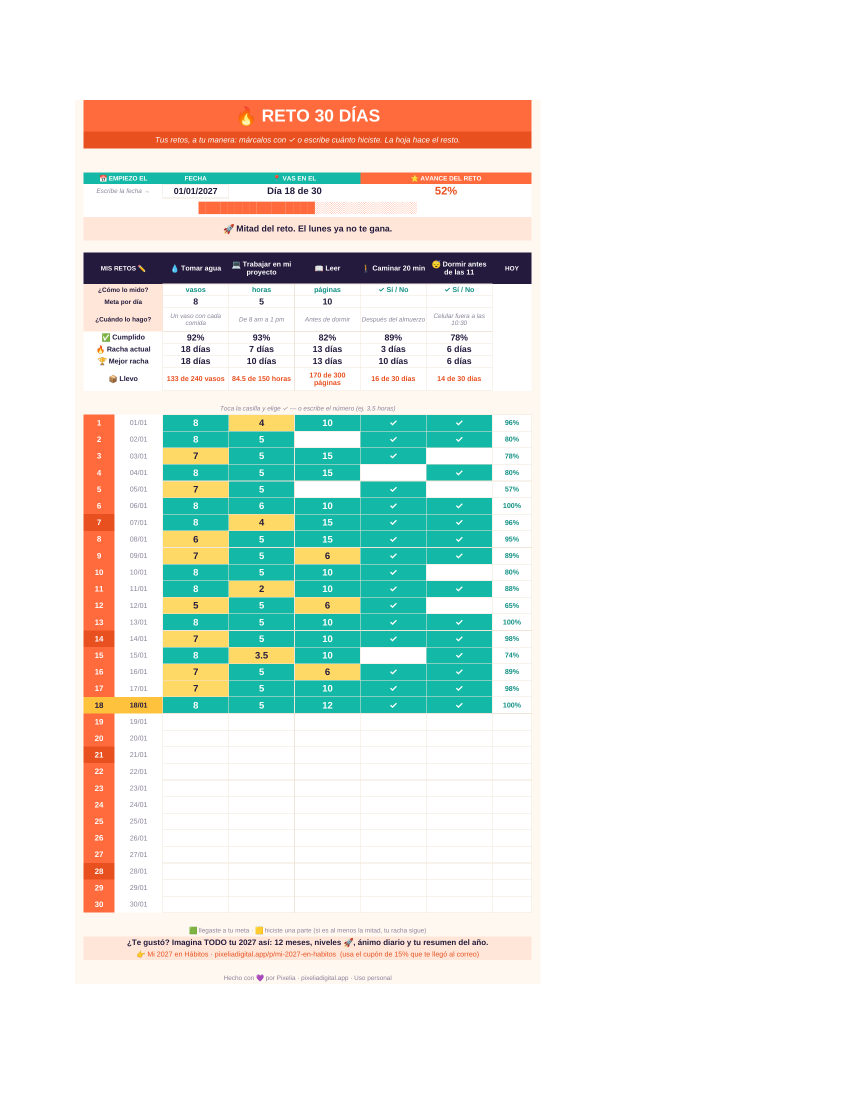
#> input picture herramientas/reto30/capturas/lleno.png, 1700 x 2200 px (shown at 1/2 size)
$ python reel.py capturas/lleno.png
#> lines starting #> are read from the running program, lines starting #| are printed output that depends on the picture
"""Reel del regalo "Reto 30 Días" (fórmula de Diego: molestia → "ya no tienes que hacer esto" → magia → gratis).
Usa las capturas de capturas/ (las hace capturar.sh con LibreOffice) y las letras de fonts/ (Inter, OFL), así corre
igual en la sesión de Claude que en el contenedor del estudio.
  python3 reel.py salida.mp4 [--dur 3.4,1.6,7.2,3.8] [--audio audio.wav] [--poster poster.jpg]
--dur = segundos de cada escena (molestia, "ya no tienes que…", la hoja, gratis); voz.py los ajusta a la voz."""
import sys, json, subprocess, shutil, tempfile, pathlib
from PIL import Image, ImageDraw, ImageFont

HERE = pathlib.Path(__file__).resolve().parent
def arg(name, default=None):
    return sys.argv[sys.argv.index(name) + 1] if name in sys.argv else default
W, H, FPS = 1080, 1920, 24
F = lambda s, w="Bold": ImageFont.truetype(str(HERE / "fonts" / f"Inter-{w}.otf"), int(s))
ORANGE, PINK, INK, TEAL, YEL = (255, 107, 61), (255, 79, 163), (35, 26, 61), (20, 184, 166), (255, 217, 102)
PEACH_T = (255, 177, 153)

HOOK = ("¿Anotas tus metas", "y a la semana", "ya ni te acuerdas?")
LIBRETA_T = "Metas de esta semana"
LIBRETA = ["Ir al gym", "Trabajar 5 horas en lo mío", "Leer 10 páginas", "Ahorrar", "Dormir temprano"]
SELLO = ("OLVIDADO", "a los 5 días")

# ---------- geometría de la hoja (se detecta sola en la captura vacía) ----------
lleno = Image.open(HERE / "capturas" / "lleno.png").convert("RGB")
#> lleno is the input picture: PIL image 1700x2200 RGB; mean R, G, B 232.2, 236.5, 230.7
vacio = Image.open(HERE / "capturas" / "vacio.png").convert("RGB")
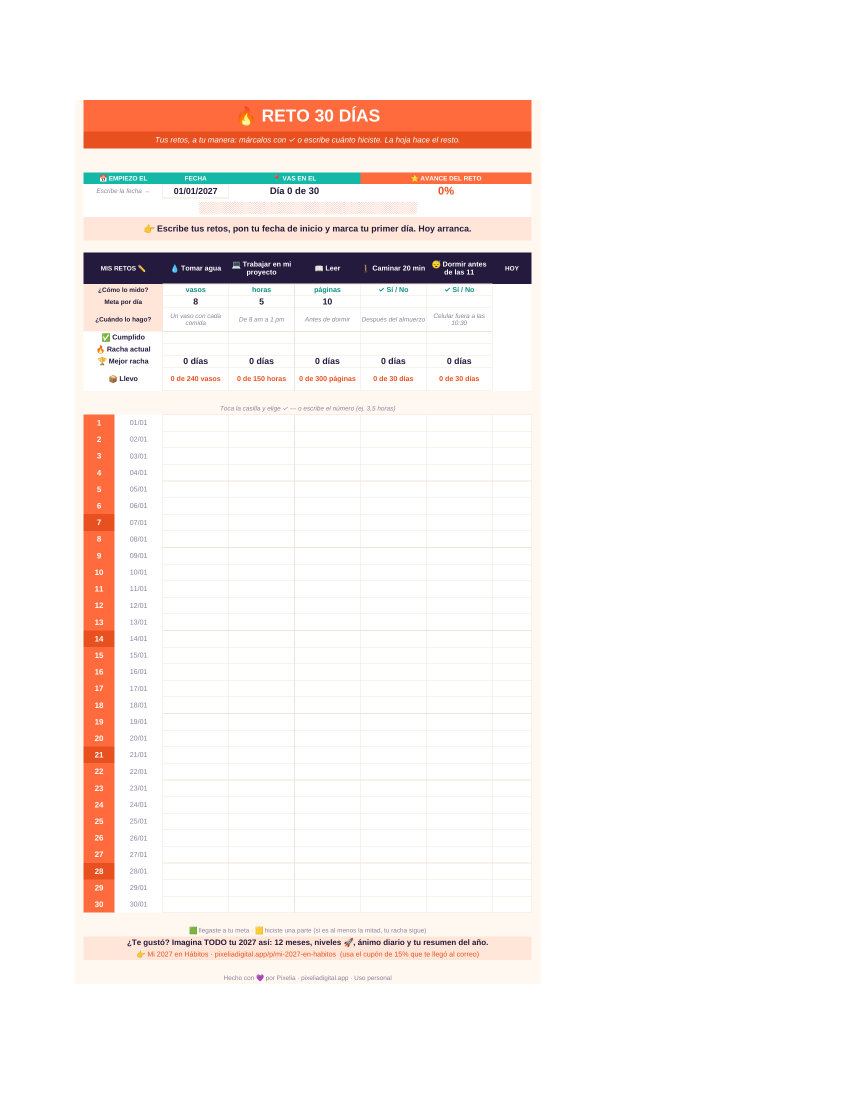
#> input picture herramientas/reto30/capturas/vacio.png, 1700 x 2200 px (shown at 1/2 size)
#> vacio is the input picture: PIL image 1700x2200 RGB; mean R, G, B 249.8, 242.8, 240.4
DATOS = json.load(open(HERE / "capturas" / "datos.json"))
#> (reads herramientas/reto30/capturas/datos.json from the repository)
def es(p, c, tol=30): return all(abs(a - b) <= tol for a, b in zip(p, c))
Wd, Hd = vacio.size
#> Wd = 1700; Hd = 2200
XB = next(x for x in range(Wd // 20, Wd // 2) if es(vacio.getpixel((x, int(Hd * 0.6))), ORANGE))  # columna de los días
#> XB = 167
X0 = XB - 4
#> X0 = 163
X1 = max(x for x in range(Wd // 2, Wd) if vacio.getpixel((x, int(Hd * 0.6)))[0] < 252 or vacio.getpixel((x, int(Hd * 0.6)))[2] < 252) + 4
#> X1 = 1084
col_or = [y for y in range(int(Hd * 0.35), Hd) if es(vacio.getpixel((XB + 6, y)), ORANGE) or es(vacio.getpixel((XB + 6, y)), (232, 80, 31))]
#> col_or = 996 values from 829 to 1824
DAY0, DAYN = col_or[0], col_or[-1] + 1      # primer y último píxel de los 30 días
#> DAY0 = 829; DAYN = 1825
ROW = (DAYN - DAY0) / 30
#> ROW = 33.2
ink = [y for y in range(int(Hd * 0.2), DAY0) if es(vacio.getpixel((XB + 6, y)), INK, 12)]
#> ink = 63 values from 505 to 567
HDR = (ink[0], DAY0 - int(ROW * 1.1))       # desde "MIS RETOS" hasta antes de la línea de ayuda (incluye ¿cómo lo mido?, meta, totales)
#> HDR = (505, 793)

def tira(img):
    a = img.crop((X0, HDR[0], X1, HDR[1])); b = img.crop((X0, DAY0, X1, DAYN))
    s = Image.new("RGB", (X1 - X0, a.height + b.height), "white"); s.paste(a, (0, 0)); s.paste(b, (0, a.height)); return s, a.height
#> after `s = Image.new('RGB', (X1 - X0, a.height + b.height), 'white')`: s: PIL image 921x1284 RGB; every value is 255
#> after `s.paste(b, (0, a.height))`:
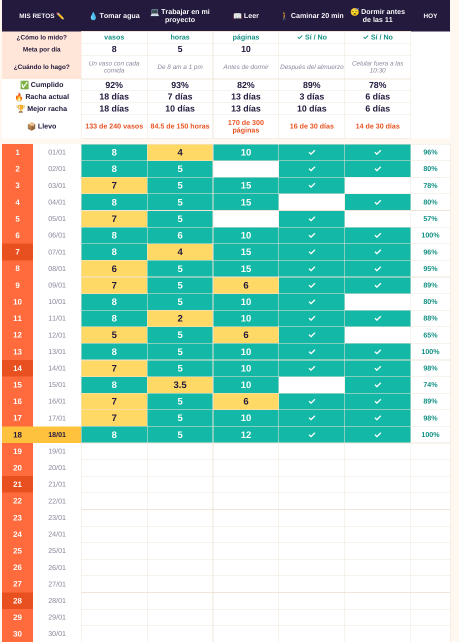
#> s: PIL image 921x1284 RGB (shown at 1/2 size); mean R, G, B 187.2, 214.5, 202.4
full, hh = tira(lleno); empty, _ = tira(vacio)
#> after `full, hh = tira(lleno)`: hh = 288
#> in tira (call 2), `a = img.crop((X0, HDR[0], X1, HDR[1]))`:
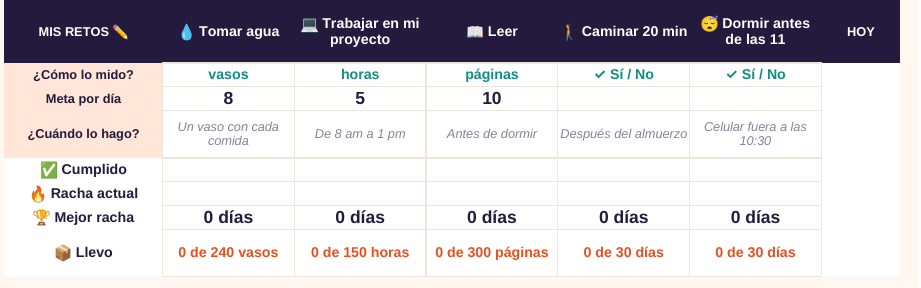
#> a: PIL image 921x288 RGB; mean R, G, B 205.9, 201.2, 206.4
#> in tira (call 2), `b = img.crop((X0, DAY0, X1, DAYN))`:
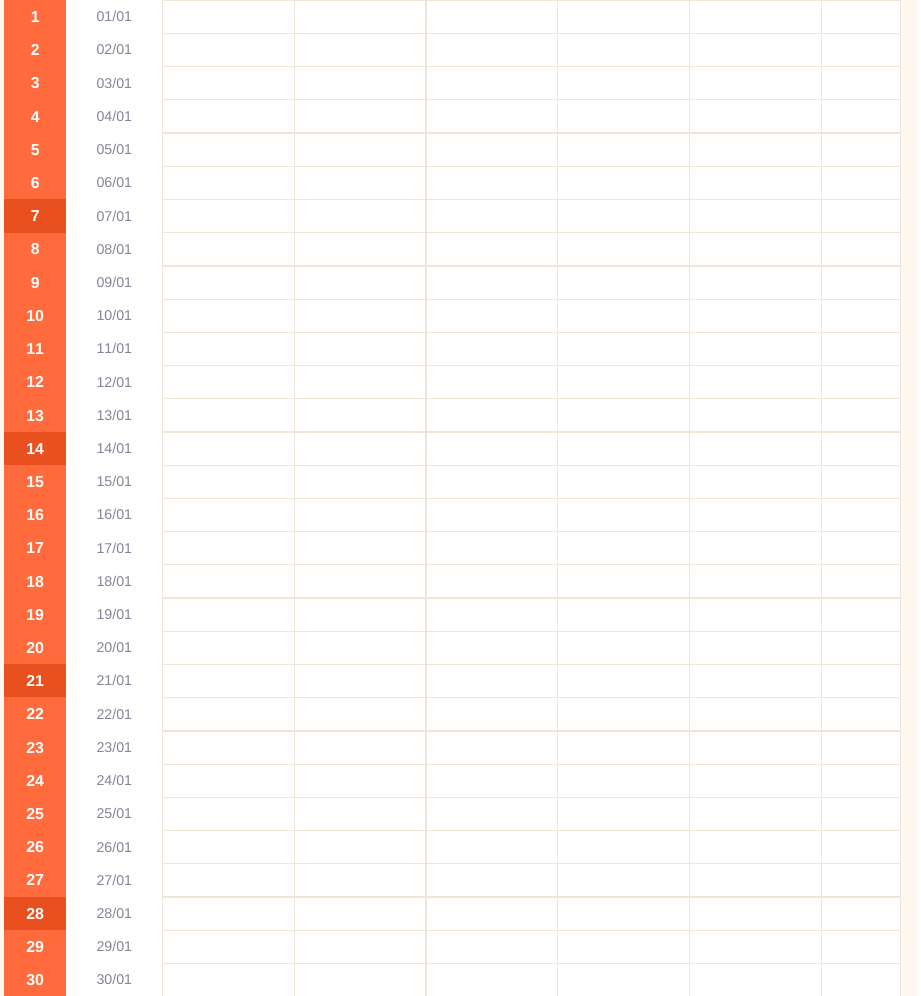
#> b: PIL image 921x996 RGB; mean R, G, B 253.9, 243.5, 240
#> in tira (call 2), `s.paste(b, (0, a.height))`:
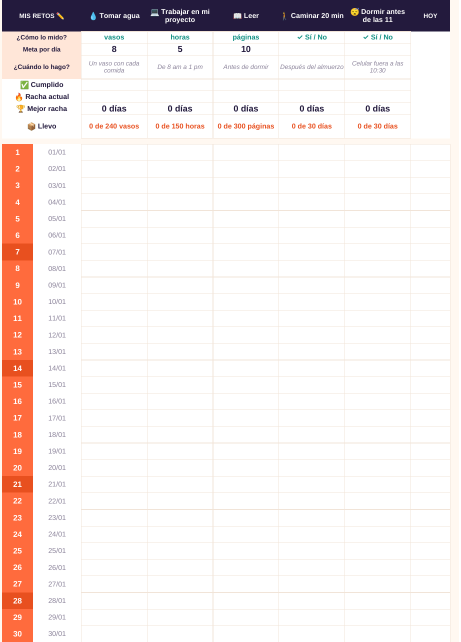
#> s: PIL image 921x1284 RGB (shown at 1/2 size); mean R, G, B 243.1, 234, 232.5
# arriba de la tira: el resumen del vacío (sin totales) hasta que termine de llenarse
SC = 1000 / full.width
#> SC = 1.09
full = full.resize((1000, round(full.height * SC)), Image.LANCZOS); empty = empty.resize(full.size, Image.LANCZOS)
#> after `full = full.resize((1000, round(full.height * SC)), Image.LANCZOS)`:
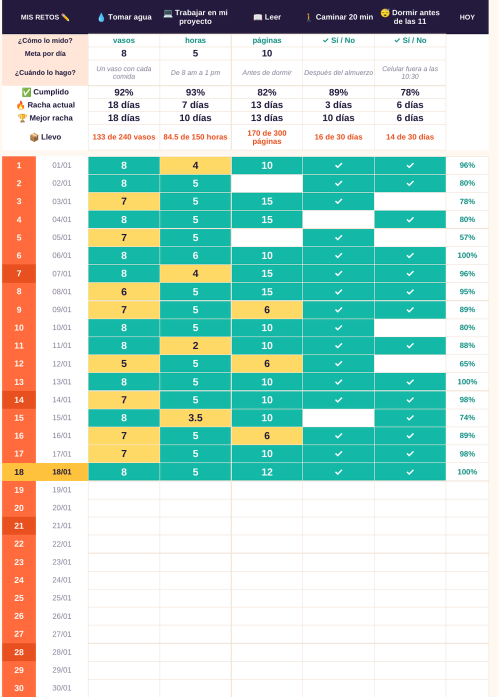
#> full: PIL image 1000x1394 RGB (shown at 1/2 size); mean R, G, B 187, 214.3, 202.1
HH = round(hh * SC)
#> HH = 313
fila_y = lambda n: HH + round((n - 1) * ROW * SC)   # y de arriba de la fila del día n
DIAS = len(DATOS)

def ease(x): x = max(0.0, min(1.0, x)); return 1 - (1 - x) ** 3
def bg(g):
    for y in range(0, H, 4):
        k = y / H; g.rectangle([0, y, W, y + 4], fill=(int(20 + 30 * k), int(14 + 6 * k), int(36 + 40 * k)))
def center(g, y, txt, f, fill, stroke=0, sc=None):
    g.text((W / 2, y), txt, font=f, fill=fill, anchor="mm", stroke_width=stroke, stroke_fill=sc)

def libreta(img, t, dim=0.0):
    g = ImageDraw.Draw(img)
    x0, y0, x1, y1 = 140, 600, 940, 1520
    g.rounded_rectangle([x0 + 14, y0 + 18, x1 + 14, y1 + 18], 26, fill=(10, 8, 20))
    g.rounded_rectangle([x0, y0, x1, y1], 26, fill=(252, 249, 236))
    for y in range(y0 + 160, y1 - 30, 100): g.line([(x0 + 30, y), (x1 - 30, y)], fill=(170, 200, 230), width=3)
    g.line([(x0 + 120, y0 + 20), (x0 + 120, y1 - 20)], fill=(240, 150, 150), width=3)
    for k in range(7): g.ellipse([x0 + 40, y0 + 80 + k * 130, x0 + 70, y0 + 110 + k * 130], fill=(40, 30, 60))
    g.text((x0 + 150, y0 + 70), LIBRETA_T, font=F(50, "BoldItalic"), fill=(30, 60, 140))
    fi = F(46, "MediumItalic")
    for i, it in enumerate(LIBRETA):
        y = y0 + 220 + i * 100
        g.text((x0 + 150, y), it, font=fi, fill=(30, 60, 140), anchor="lm")
        p = ease((t - 0.45 * D[0] - i * 0.2) / 0.35)   # tachado progresivo
        if p > 0:
            w = g.textlength(it, font=fi)
            g.line([(x0 + 140, y + 4), (x0 + 140 + (w + 30) * p, y - 6)], fill=(220, 40, 40), width=9)
    ts = 0.75 * D[0]
    if t > ts:  # sello
        a = ease((t - ts) / 0.25); s = 1.6 - 0.6 * a
        st = Image.new("RGBA", (620, 170), (0, 0, 0, 0)); sg = ImageDraw.Draw(st)
        sg.rounded_rectangle([6, 6, 614, 164], 18, outline=(220, 40, 40, int(255 * a)), width=10)
        sg.text((310, 62), SELLO[0], font=F(76, "Black"), fill=(220, 40, 40, int(255 * a)), anchor="mm")
        sg.text((310, 128), SELLO[1], font=F(40, "Bold"), fill=(220, 40, 40, int(255 * a)), anchor="mm")
        st = st.resize((int(620 * s), int(170 * s))).rotate(-12, expand=True)
        img.paste(st, (W // 2 - st.width // 2, 1210 - st.height // 2), st)
    if dim: img.paste(Image.new("RGB", img.size, (0, 0, 0)), (0, 0), Image.new("L", img.size, int(255 * dim)))

def frame(t):
    img = Image.new("RGB", (W, H)); g = ImageDraw.Draw(img); bg(g)
    t1, t2, t3 = D[0], D[0] + D[1], D[0] + D[1] + D[2]
    if t < t2:  # 1) la molestia + 2) "ya no tienes que hacer esto"
        libreta(img, t, dim=0.6 * ease((t - t1) / 0.3) if t > t1 else 0)
        g = ImageDraw.Draw(img)
        center(g, 200, HOOK[0], F(80, "Black"), "white")
        center(g, 300, HOOK[1], F(80, "Black"), "white")
        center(g, 400, HOOK[2], F(80, "Black"), PEACH_T)
        if t > t1:
            a = ease((t - t1) / 0.35); y = 1010 + int(60 * (1 - a))
            center(g, y - 70, "Ya no tienes que", F(96, "Black"), "white", 6, INK)
            center(g, y + 50, "hacer esto.", F(124, "Black"), ORANGE, 6, INK)
    elif t < t3:  # 3) la magia: la hoja se llena sola (con ✓ y con números)
        k = t - t2; dur = D[2]
        llenado = max(0.5, dur - 2.2)
        d = min(DIAS, int(max(0, k - 0.4) / llenado * DIAS) + (1 if k > 0.4 else 0))
        sheet = empty.copy()
        if d:
            sheet.paste(full.crop((0, HH, full.width, fila_y(d + 1))), (0, HH))
            if d >= DIAS: sheet.paste(full.crop((0, 0, full.width, HH)), (0, 0))   # al final aparecen los totales
        x = DATOS[d - 1] if d else {"dia": 0, "racha": 0, "pct": 0}
        center(g, 110, "Márcalo con ✓ o escribe cuánto hiciste", F(46, "Bold"), PEACH_T)
        cards = [("DÍA", f"{x['dia']} de 30", TEAL), ("RACHA", f"{x['racha']} días" if x["racha"] != 1 else "1 día", ORANGE), ("AVANCE", f"{x['pct']}%", PINK)]
        bw = 300
        for i, (lab, val, colr) in enumerate(cards):
            x0 = 60 + i * (bw + 30)
            g.rounded_rectangle([x0, 180, x0 + bw, 350], 28, fill="white")
            g.rounded_rectangle([x0, 180, x0 + bw, 234], 28, fill=colr); g.rectangle([x0, 208, x0 + bw, 234], fill=colr)
            g.text((x0 + bw / 2, 207), lab, font=F(30, "Bold"), fill="white", anchor="mm")
            g.text((x0 + bw / 2, 296), val, font=F(56, "Black"), fill=INK, anchor="mm")
        g.rounded_rectangle([60, 380, W - 60, 416], 18, outline=(255, 255, 255), width=3)
        if x["pct"]: g.rounded_rectangle([64, 384, 64 + int((W - 128) * x["pct"] / 100), 412], 16, fill=ORANGE)
        top = 450; vis = min(sheet.height, H - top - 30)
        card = Image.new("RGB", (sheet.width + 20, vis + 20), "white"); card.paste(sheet.crop((0, 0, sheet.width, vis)), (10, 10))
        img.paste(card, (W // 2 - card.width // 2, top))
        if k > llenado + 0.5:   # mensaje de la hoja
            a = ease((k - llenado - 0.5) / 0.35); s = 0.7 + 0.3 * a
            bwid, bh = int(940 * s), int(150 * s); bx = (W - bwid) // 2; by = 1600
            g.rounded_rectangle([bx, by, bx + bwid, by + bh], 40, fill=INK, outline=ORANGE, width=6)
            center(g, by + bh / 2 - 22 * s, "Mitad del reto.", F(52 * s, "Black"), "white")
            center(g, by + bh / 2 + 34 * s, "El lunes ya no te gana.", F(46 * s, "Bold"), PEACH_T)
    else:  # 4) gratis + llamada a la acción
        k = t - t3; a = ease(k / 0.4); p = D[3] / 3.8
        center(g, 380, "GRATIS", F(230 * (0.6 + 0.4 * a), "Black"), ORANGE, 8, INK)
        center(g, 560, "Reto 30 Días · Google Sheets y Excel", F(48, "Bold"), "white")
        if k > 0.5 * p:
            g.rounded_rectangle([90, 700, W - 90, 920], 46, fill="white")
            center(g, 770, "Comenta", F(64, "Bold"), INK); center(g, 860, "RETO", F(110, "Black"), PINK)
        if k > 1.1 * p:
            center(g, 1060, "o descárgalo en", F(50, "Medium"), (220, 215, 240))
            center(g, 1140, "pixeliadigital.app/reto", F(70, "Black"), "white")
            center(g, 1220, "(link en el perfil)", F(44, "Medium"), (220, 215, 240))
        if k > 1.8 * p:
            g.rounded_rectangle([140, 1400, W - 140, 1560], 40, fill=ORANGE)
            center(g, 1450, "Síguenos: cada semana", F(52, "Bold"), "white"); center(g, 1515, "un truco nuevo", F(52, "Bold"), "white")
    return img

D = [float(x) for x in arg("--dur", "3.4,1.6,7.2,3.8").split(",")]
def render(out, audio=None, poster=None):
#> called with out = 'capturas/lleno.png'
    tmp = tempfile.mkdtemp(); T = sum(D)
    for i in range(int(T * FPS)): frame(i / FPS).save(f"{tmp}/{i:04d}.jpg", quality=88)
#> this loop made 384 passes
#> pass 1, in render, `for i in range(int(T * FPS)): frame(i / FPS).save(f"{tmp}/{i:04d}.jpg"..`:
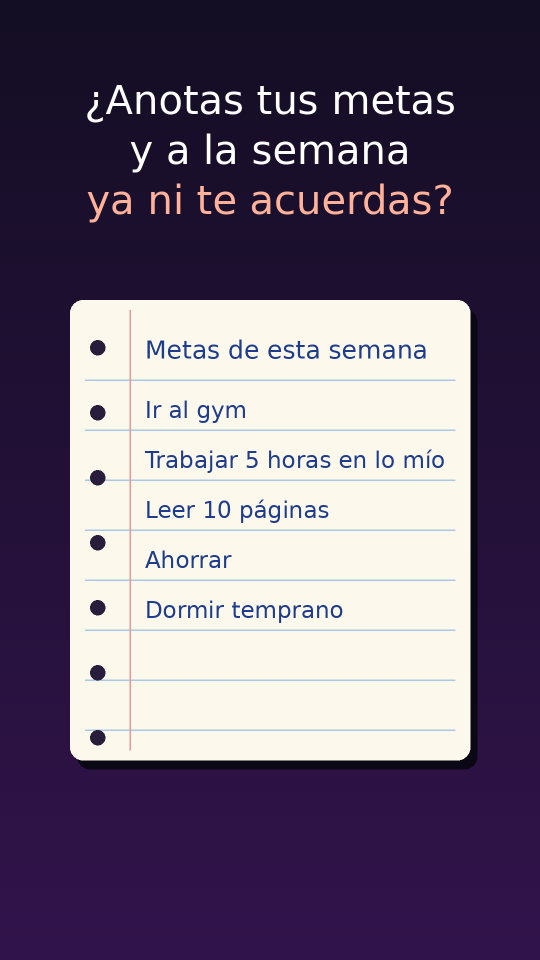
#> saved as 0000.jpg: PIL image 1080x1920 RGB (shown at 1/2 size); mean R, G, B 110.7, 99, 119.4
    if poster: frame(D[0] + D[1] + D[2] - 0.5).save(poster, quality=85)
    cmd = ["ffmpeg", "-y", "-loglevel", "error", "-framerate", str(FPS), "-i", f"{tmp}/%04d.jpg"]
#> cmd = 8 items, first 6: 'ffmpeg', '-y', '-loglevel', 'error', '-framerate', '24'
    if audio: cmd += ["-i", audio, "-c:a", "aac", "-b:a", "160k", "-shortest"]
    subprocess.run(cmd + ["-c:v", "libx264", "-preset", "veryfast", "-crf", "23", "-pix_fmt", "yuv420p", "-movflags", "+faststart", out], check=True)
#> (this line was passed over: subprocess is not available in this run)
    shutil.rmtree(tmp); print("ok", out, "escenas:", D)

if __name__ == "__main__":
    render(sys.argv[1], arg("--audio"), arg("--poster"))
